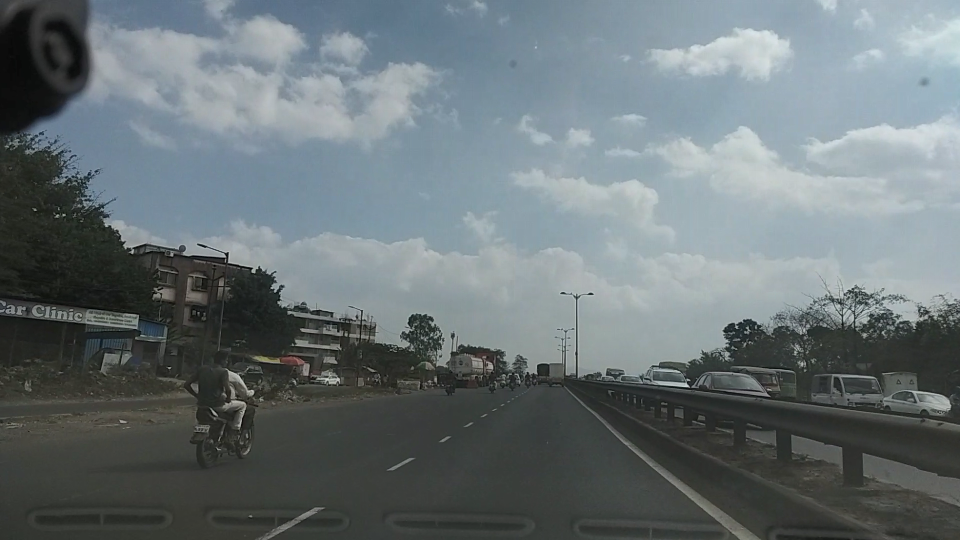
#> input picture examples/test500.jpg, 1920 x 1080 px, given in place of project_new.mp4, which was not available (shown at 1/2 size)
$ python lane_main.py   (older library calls are emulated)
#> lines starting #> are read from the running program, lines starting #| are printed output that depends on the picture; after the words box and inside, x2 and y2 are one past the last pixel; in counts of white or black regions, pixels touching at a corner belong together; pictures that were not available may be replaced by others from this repository, and a replacement may not be noted
# -*- coding: utf-8 -*-
"""
Created on Fri Jan 24 16:18:56 2020

@author: shubh
"""
import numpy as np
import cv2
import matplotlib.pyplot as plt
from timeit import default_timer as timer
from calibration import load_calibration
from copy import copy


# -*- coding: utf-8 -*-
"""
Created on Mon Jan 20 18:04:31 2020

@author: shubh
"""


class Lane():
    def __init__(self):
        # was the line detected in the last frame or not
        self.detected = False
        #x values for detected line pixels
        self.cur_fitx = None
        #y values for detected line pixels
        self.cur_fity = None
        # x values of the last N fits of the line
        self.prev_fitx = []
        #polynomial coefficients for the most recent fit
        self.current_poly = [np.array([False])]
        #best polynomial coefficients for the last iteration
        self.prev_poly = [np.array([False])]

    def average_pre_lanes(self):
        tmp = copy(self.prev_fitx)
        tmp.append(self.cur_fitx)
        self.mean_fitx = np.mean(tmp, axis=0)

    def append_fitx(self):
        if len(self.prev_fitx) == N:
            self.prev_fitx.pop(0)
        self.prev_fitx.append(self.mean_fitx)

    def process(self, ploty):
        self.cur_fity = ploty
        self.average_pre_lanes()
        self.append_fitx()
        self.prev_poly = self.current_poly


left_lane = Lane()
right_lane = Lane()
frame_width = 1280
frame_height = 720

LANEWIDTH = 3.7  # highway lane width in US: 3.7 meters
input_scale = 1
output_frame_scale = 4
N = 4 # buffer previous N lines


x = [550,820,1020,250]
y = [550,550,719, 719]
X = [290, 990, 990, 290]
Y = [719, 719, 0, 0]


pts=np.array([[x[0], y[0]], [x[1], y[1]],[x[2], y[2]], [x[3], y[3]]])
pts.reshape((-1,1,2))

src = np.float32([[x[0], y[0]], [x[1], y[1]],[x[2], y[2]], [x[3], y[3]]])
dst = np.float32([[X[0], Y[0]], [X[1], Y[1]],[X[2], Y[2]], [X[3], Y[3]]])

s_thresh, sx_thresh, dir_thresh, m_thresh, r_thresh = (120, 255), (20, 100), (0.7, 1.3), (30, 100), (200, 255)

M = cv2.getPerspectiveTransform(src, dst)
M_inv = cv2.getPerspectiveTransform(dst, src)


def warper(img, M):

    # Compute and apply perspective transform
    img_size = (img.shape[1], img.shape[0])
    warped = cv2.warpPerspective(img, M, img_size, flags=cv2.INTER_NEAREST)  # keep same size as input image

    return warped

def threshold_col_channel(channel, thresh):
    binary = np.zeros_like(channel)
    binary[(channel >= thresh[0]) & (channel <= thresh[1])] = 1
    return binary

def dir_threshold(img, sobel_kernel=3, thresh=(0, np.pi/2)):
    """ threshold according to the direction of the gradient
    :param img:
    :param sobel_kernel:
    :param thresh:
    :return:
    """

    # Apply the following steps to img
    # 1) Convert to grayscale
    gray = cv2.cvtColor(img, cv2.COLOR_RGB2GRAY)

    # 2) Take the gradient in x and y separately
    sobelx = cv2.Sobel(gray, cv2.CV_64F, 1, 0, ksize=sobel_kernel)
    sobely = cv2.Sobel(gray, cv2.CV_64F, 0, 1, ksize=sobel_kernel)

    # 3) Take the absolute value of the x and y gradients
    # 4) Use np.arctan2(abs_sobely, abs_sobelx) to calculate the direction of the gradient
    absgraddir = np.arctan2(np.absolute(sobely), np.absolute(sobelx))
    plt.imshow(absgraddir)
    plt.imshow(gray)

    # 5) Create a binary mask where direction thresholds are met
    binary_output =  np.zeros_like(absgraddir)
    binary_output[(absgraddir >= thresh[0]) & (absgraddir <= thresh[1])] = 1

    return binary_output

def abs_sobel_thresh(img, orient='x', sobel_kernel=3, thresh=(0, 255)):

    # Apply the following steps to img
    # 1) Convert to grayscale
    gray = cv2.cvtColor(img, cv2.COLOR_RGB2GRAY)

    # 2) Take the derivative in x or y given orient = 'x' or 'y'
    # 3) Take the absolute value of the derivative or gradient
    if orient == 'x':
        abs_sobel = np.absolute(cv2.Sobel(gray, cv2.CV_64F, 1, 0, ksize=sobel_kernel))
    if orient == 'y':
        abs_sobel = np.absolute(cv2.Sobel(gray, cv2.CV_64F, 0, 1, ksize=sobel_kernel))

    # 4) Scale to 8-bit (0 - 255) then convert to type = np.uint8
    scaled_sobel = np.uint8(255.*abs_sobel/np.max(abs_sobel))

    # 5) Create a mask of 1's where the scaled gradient magnitude
    # is > thresh_min and < thresh_max
    binary_output = np.zeros_like(scaled_sobel)
    binary_output[(scaled_sobel >= thresh[0]) & (scaled_sobel <= thresh[1])] = 1

    return binary_output

def find_edges(img, s_thresh=s_thresh, sx_thresh=sx_thresh, dir_thresh=dir_thresh):

    img = np.copy(img)
    # Convert to HSV color space and threshold the s channel
    hls = cv2.cvtColor(img, cv2.COLOR_BGR2HLS).astype(np.float)
    s_channel = hls[:,:,2]
    s_binary = threshold_col_channel(s_channel, thresh=s_thresh)

    # Sobel x
    sxbinary = abs_sobel_thresh(img, orient='x', sobel_kernel=3, thresh=sx_thresh)
    # mag_binary = mag_thresh(img, sobel_kernel=3, thresh=m_thresh)
    # # gradient direction
    dir_binary = dir_threshold(img, sobel_kernel=3, thresh=dir_thresh)
    #
    # # output mask
    combined_binary = np.zeros_like(s_channel)
    combined_binary[(( (sxbinary == 1) & (dir_binary==1) ) | ( (s_binary == 1) & (dir_binary==1) ))] = 1

    # add more weights for the s channel
    c_bi = np.zeros_like(s_channel)
    c_bi[( (sxbinary == 1) & (s_binary==1) )] = 2

    ave_binary = (combined_binary + c_bi)

    return ave_binary

input_scale =1


def detector(binary_sub, ploty, visualization):

    left_fit, right_fit,check = full_search(binary_sub, visualization=visualization)
    if check == False:
        left_lane.current_poly = left_lane.prev_poly
        right_lane.current_poly = right_lane.prev_poly
        left_lane.detected = False
        right_lane.detected = False
        return False
    left_fitx = left_fit[0] * ploty**2 + left_fit[1] * ploty + left_fit[2]
    right_fitx = right_fit[0] * ploty**2 + right_fit[1] * ploty + right_fit[2]
    std_value = np.std(right_fitx - left_fitx)
    std_value
    if std_value < (85 ):
        left_lane.current_poly = left_fit
        right_lane.current_poly = right_fit
        left_lane.cur_fitx = left_fitx
        right_lane.cur_fitx = right_fitx
        left_lane.detected = True
        right_lane.detected = True
    else:
        left_lane.current_poly = left_lane.prev_poly
        right_lane.current_poly = right_lane.prev_poly
        if len(left_lane.prev_fitx) > 0:
            left_lane.cur_fitx = left_lane.prev_fitx[-1]
            right_lane.cur_fitx = right_lane.prev_fitx[-1]
        else:
            left_lane.cur_fitx = left_fitx
            right_lane.cur_fitx = right_fitx
        left_lane.detected = False
        right_lane.detected = False
    return True

visualization=False
def full_search(binary_warped, visualization):

    histogram = np.sum(binary_warped[int(binary_warped.shape[0]/2):,:], axis=0)
    # Create an output image to draw on and  visualize the result
    out_img = np.dstack((binary_warped, binary_warped, binary_warped))*255
    out_img = out_img.astype('uint8')

    # Find the peak of the left and right halves of the histogram
    # These will be the starting point for the left and right lines
    midpoint = np.int(histogram.shape[0]/2)
    leftx_base = np.argmax(histogram[:midpoint])
    rightx_base = np.argmax(histogram[midpoint:]) + midpoint

    # Choose the number of sliding windows
    nwindows = 9
    # Set height of windows
    window_height = np.int(binary_warped.shape[0]/nwindows)
    # Identify the x and y positions of all nonzero pixels in the image
    nonzero = binary_warped.nonzero()
    nonzeroy = np.array(nonzero[0])
    nonzerox = np.array(nonzero[1])
    # Current positions to be updated for each window
    leftx_current = leftx_base
    rightx_current = rightx_base
    # Set the width of the windows +/- margin
    margin = np.floor(100/input_scale)
    # Set minimum number of pixels found to recenter window
    minpix = np.floor(50/input_scale)
    # Create empty lists to receive left and right lane pixel indices
    left_lane_inds = []
    right_lane_inds = []
    count=0;
    # Step through the windows one by one
    for window in range(nwindows):
        # Identify window boundaries in x and y (and right and left)
        win_y_low = binary_warped.shape[0] - (window+1)*window_height
        win_y_high = binary_warped.shape[0] - window*window_height
        win_xleft_low = leftx_current - margin
        win_xleft_high = leftx_current + margin
        win_xright_low = rightx_current - margin
        win_xright_high = rightx_current + margin
        # Draw the windows on the visualization image
        if visualization:
            cv2.rectangle(out_img,(int(win_xleft_low),int(win_y_low)),(int(win_xleft_high),int(win_y_high)),(0,255,0), 2)
            cv2.rectangle(out_img,(int(win_xright_low),int(win_y_low)),(int(win_xright_high),int(win_y_high)),(0,255,0), 2)

        # Identify the nonzero pixels in x and y within the window
        good_left_inds = ((nonzeroy >= win_y_low) & (nonzeroy < win_y_high) & (nonzerox >= win_xleft_low) & (nonzerox < win_xleft_high)).nonzero()[0]
        good_right_inds = ((nonzeroy >= win_y_low) & (nonzeroy < win_y_high) & (nonzerox >= win_xright_low) & (nonzerox < win_xright_high)).nonzero()[0]
        # Append these indices to the lists
        left_lane_inds.append(good_left_inds)
        right_lane_inds.append(good_right_inds)
        # If you found > minpix pixels, recenter next window on their mean position
        if len(good_left_inds) > minpix:
            leftx_current = np.int(np.mean(nonzerox[good_left_inds]))
        if len(good_right_inds) > minpix:
            rightx_current = np.int(np.mean(nonzerox[good_right_inds]))
        if len(good_left_inds) == 0 or len(good_right_inds) == 0:
            count=count+1


    # Concatenate the arrays of indices


    # Extract left and right line pixel positions


    left_lane_inds = np.concatenate(left_lane_inds)
    right_lane_inds = np.concatenate(right_lane_inds)

    # Extract left and right line pixel positions
    leftx = nonzerox[left_lane_inds]
    lefty = nonzeroy[left_lane_inds]
    rightx = nonzerox[right_lane_inds]
    righty = nonzeroy[right_lane_inds]

    # Fit a second order polynomial to each
    if count >= 6:
        return False,False,False
    left_fit = np.polyfit(lefty, leftx, 2)
    right_fit = np.polyfit(righty, rightx, 2)
    # Visualization

    # Generate x and y values for plotting
    if visualization:
        ploty = np.linspace(0, binary_warped.shape[0]-1, binary_warped.shape[0] )
        left_fitx = left_fit[0]*ploty**2 + left_fit[1]*ploty + left_fit[2]
        right_fitx = right_fit[0]*ploty**2 + right_fit[1]*ploty + right_fit[2]

        out_img[nonzeroy[left_lane_inds], nonzerox[left_lane_inds]] = [255, 0, 0]
        out_img[nonzeroy[right_lane_inds], nonzerox[right_lane_inds]] = [0, 0, 255]
        # plt.subplot(1,2,1)
        plt.imshow(out_img)
        # plt.imshow(binary_warped)
        plt.plot(left_fitx, ploty, color='yellow')
        plt.plot(right_fitx, ploty, color='yellow')
        plt.xlim((0, frame_width / input_scale))
        plt.ylim((frame_height / input_scale, 0))
        plt.show()

    return left_fit, right_fit,True


def measure_lane_curvature(ploty, leftx, rightx, visualization=True):

    leftx = leftx[::-1]  # Reverse to match top-to-bottom in y
    rightx = rightx[::-1]  # Reverse to match top-to-bottom in y

     # choose the maximum y-value, corresponding to the bottom of the image
    y_eval = np.max(ploty)

    # Define conversions in x and y from pixels space to meters
    ym_per_pix = 30/(frame_height/input_scale) # meters per pixel in y dimension
    xm_per_pix = LANEWIDTH/(700/input_scale) # meters per pixel in x dimension

    # Fit new polynomials to x,y in world space
    left_fit_cr = np.polyfit(ploty*ym_per_pix, leftx*xm_per_pix, 2)
    right_fit_cr = np.polyfit(ploty*ym_per_pix, rightx*xm_per_pix, 2)
    # Calculate the new radii of curvature
    left_curverad = ((1 + (2*left_fit_cr[0]*y_eval*ym_per_pix + left_fit_cr[1])**2)**1.5) / np.absolute(2*left_fit_cr[0])
    right_curverad = ((1 + (2*right_fit_cr[0]*y_eval*ym_per_pix + right_fit_cr[1])**2)**1.5) / np.absolute(2*right_fit_cr[0])
    # Now our radius of curvature is in meters
    # print(left_curverad, 'm', right_curverad, 'm')

    if leftx[0] - leftx[-1] > 50/input_scale:
        curve_direction = 'Left curve'
    elif leftx[-1] - leftx[0] > 50/input_scale:
        curve_direction = 'Right curve'
    else:
        curve_direction = 'Straight'

    return (left_curverad+right_curverad)/2.0, curve_direction


def off_center(left, mid, right):
    """

    :param left: left lane position
    :param mid:  car position
    :param right: right lane position
    :return: True or False, indicator of off center driving
    """
    a = mid - left
    b = right - mid
    width = right - left

    if a >= b:  # driving right off
        offset = a / width * LANEWIDTH - LANEWIDTH /2.0
    else:       # driving left off
        offset = LANEWIDTH /2.0 - b / width * LANEWIDTH

    return offset


def compute_car_offcenter(ploty, left_fitx, right_fitx, undist):

    # Create an image to draw the lines on
    height = undist.shape[0]
    width = undist.shape[1]

    # Recast the x and y points into usable format for cv2.fillPoly()
    pts_left = np.array([np.transpose(np.vstack([left_fitx, ploty]))])
    pts_right = np.array([np.flipud(np.transpose(np.vstack([right_fitx, ploty])))])
    pts = np.hstack((pts_left, pts_right))

    bottom_l = left_fitx[height-1]
    bottom_r = right_fitx[0]

    offcenter = off_center(bottom_l, 715, bottom_r)

    return offcenter, pts

# [85 lines left out: functions tracker, window_search, not called in this run]
cap = cv2.VideoCapture("examples/project_new.mp4")
start_frame_number = 50
cap.set(cv2.CAP_PROP_POS_FRAMES, start_frame_number)
cap.set(3,1280)
cap.set(4,720)
while(True):
    ret, frame = cap.read()
#> frame is the input picture: shape (1080, 1920, 3); mean B, G, R 118.1, 115.1, 105.4
    frame=cv2.resize(frame,(1280,720))
#> frame: shape (720, 1280, 3)
    frame = cv2.cvtColor(frame, cv2.COLOR_RGB2BGR)
    cv2.polylines(frame,[pts],True,(0,255,255),3)
#> frame: shape (720, 1280, 3); mean R, G, B 104.9, 116.5, 119.5
    img_binary = find_edges(frame)
#> in find_edges, `s_binary = threshold_col_channel(s_channel, thresh=s_thresh)`:
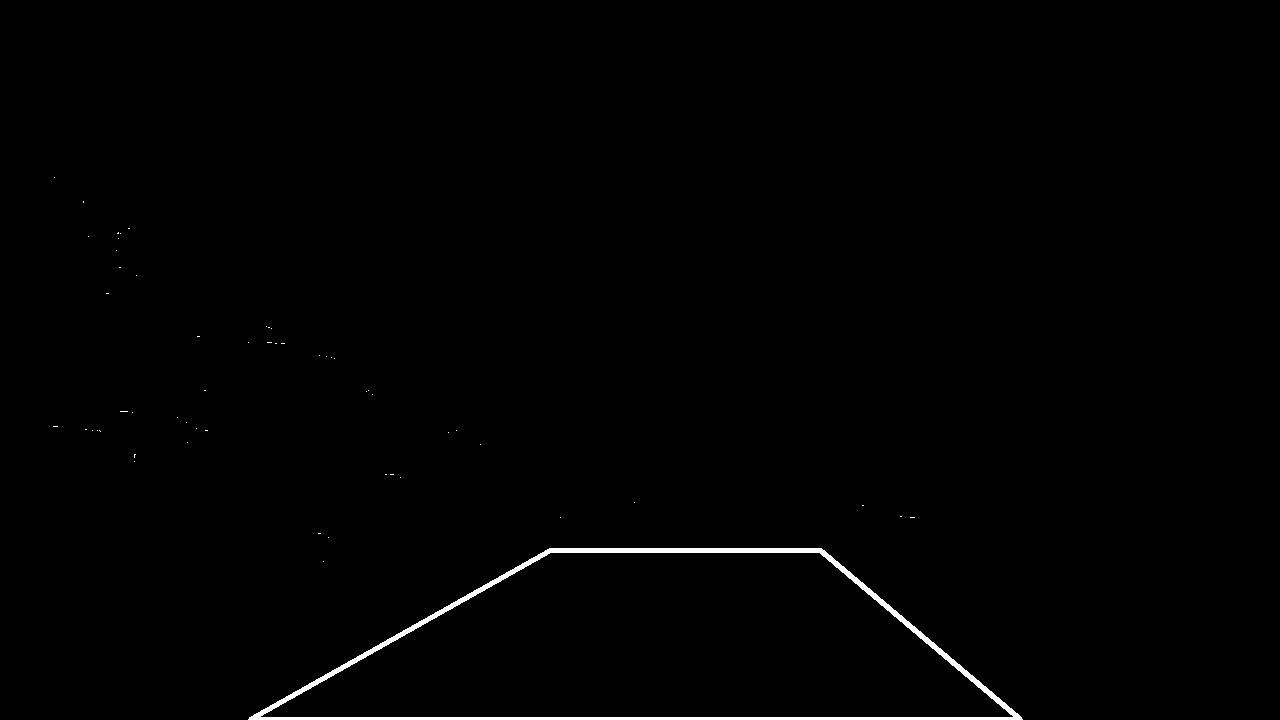
#> s_binary: shape (720, 1280) float64; values 0 (black) and 1 (white), 0.74% white; 56 white regions (55 under 20 px), largest, box (x1, y1, x2, y2) and area: (248, 548, 1023, 720) 6730
    #plt.imshow(img_binary)
    wrap=warper(img_binary,M)
    binary_sub = np.zeros_like(wrap)
    binary_sub[:, int(150/input_scale):int(-80/input_scale)]  = wrap[:, int(150/input_scale):int(-80/input_scale)]
    #plt.imshow(binary_sub)
    cv2.imshow('output',binary_sub)
    if cv2.waitKey(20) & 0xFF == ord('q'):
#> (key q is pressed here)
        break

cap.release()
cv2.destroyAllWindows()
while(True):
    ret, frame = cap.read()
    frame=cv2.resize(frame,(1280,720))
    #cv2.polylines(frame,[pts],True,(0,255,255),3)
    img_binary = find_edges(frame)
#> call 2 of find_edges, with s_thresh = (120, 255), sx_thresh = (20, 100), dir_thresh = (0.7, 1.3)
#> in find_edges (call 2), `hls = cv2.cvtColor(img, cv2.COLOR_BGR2HLS).astype(np.float)`:
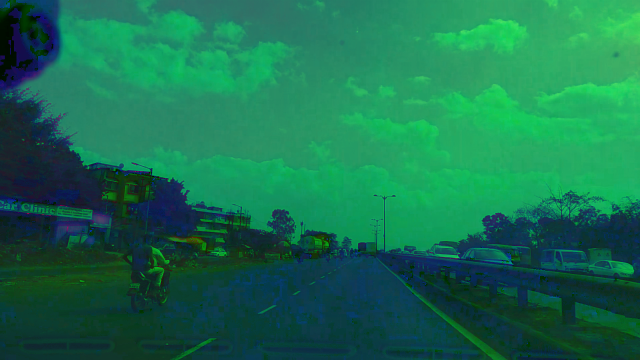
#> hls: shape (720, 1280, 3) float64 (shown at 1/2 size); mean of channels 0, 1, 2 79.3, 112.4, 23.4; drawn as B, G, R
#> call 2 of dir_threshold, with sobel_kernel = 3, thresh = (0.7, 1.3)
#> in dir_threshold (call 2), `absgraddir = np.arctan2(np.absolute(sobely), np.absolute(sobelx))`:
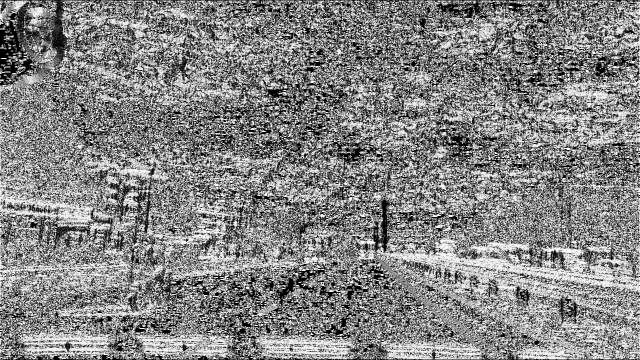
#> absgraddir: shape (720, 1280) float64 (shown at 1/2 size); min 0, max 1.57, mean 0.817; drawn with min black and max white
#> in find_edges (call 2), `dir_binary = dir_threshold(img, sobel_kernel=3, thresh=dir_thresh)`:
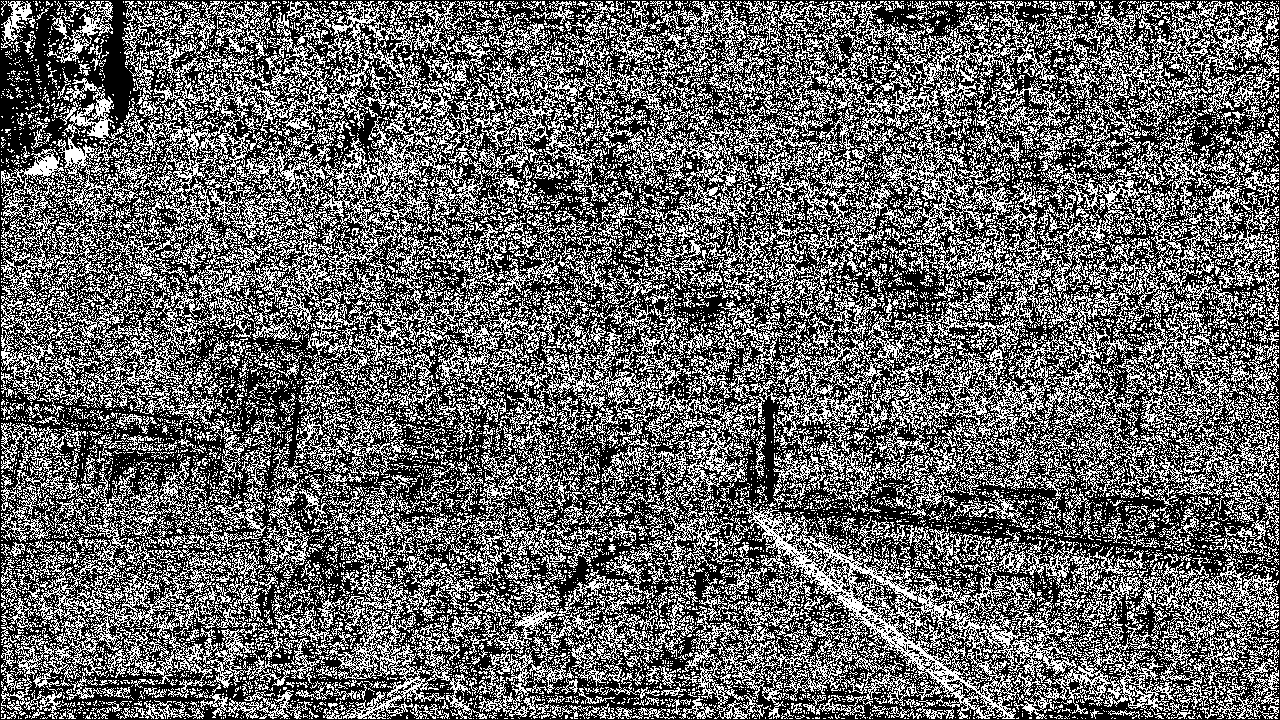
#> dir_binary: shape (720, 1280) float64; values 0 (black) and 1 (white), 39.6% white in thin lines or dots
    #cv2.imshow('img_binary',img_binary)
    wrap=warper(img_binary,M)
#> (the rest of the program and of its run is left out)
